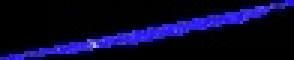
#> input picture CNN_AI/Segmentacion/Azul R2.jpg, 98 x 20 px, found by its file name (shown 3 times larger)
$ python seg2.py
#> lines starting #> are read from the running program, lines starting #| are printed output that depends on the picture; after the words box and inside, x2 and y2 are one past the last pixel; in counts of white or black regions, pixels touching at a corner belong together
import cv2
import numpy as np
import matplotlib.pyplot as plt

# Leer la imagen
img = cv2.imread("data/Azul R2.jpg")
#> img is the input picture: shape (20, 98, 3); mean B, G, R 42.6, 7, 9.4
hsv_img = cv2.cvtColor(img, cv2.COLOR_BGR2HSV)
#> hsv_img: shape (20, 98, 3); mean H, S, V 68.1, 163.6, 42.8

# Definir rangos de color para cian, azul, azul cielo
lower_cyan = np.array([80, 80, 100])
upper_cyan = np.array([100, 255, 255])
mask_cyan = cv2.inRange(hsv_img, lower_cyan, upper_cyan)
#> mask_cyan: shape (20, 98); every value is 0

lower_blue = np.array([60, 60, 100])
upper_blue = np.array([109, 255, 255])
mask_blue = cv2.inRange(hsv_img, lower_blue, upper_blue)

lower_skyblue = np.array([90, 50, 100])
upper_skyblue = np.array([120, 255, 255])
mask_blue_sky = cv2.inRange(hsv_img, lower_skyblue, upper_skyblue)
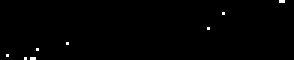
#> mask_blue_sky: shape (20, 98) (shown 3 times larger); 0.51% white in thin lines or dots

# Crear una máscara para el fondo (en este caso azul, según el rango que has dado)
lower_background = np.array([100, 100, 100])
upper_background = np.array([140, 255, 255])
mask_background = cv2.inRange(hsv_img, lower_background, upper_background)
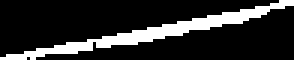
#> mask_background: shape (20, 98) (shown 3 times larger); 17% white; 1 white region, box (x1, y1, x2, y2) and area: (0, 0, 98, 20) 334

# Dilatar y erode las máscaras para limpiar y mejorar la segmentación
kernel = np.ones((5,5), np.uint8)

# Erosión y dilatación en las máscaras
mask_cyan = cv2.dilate(mask_cyan, kernel, iterations=2)
mask_blue = cv2.dilate(mask_blue, kernel, iterations=2)
mask_blue_sky = cv2.dilate(mask_blue_sky, kernel, iterations=2)
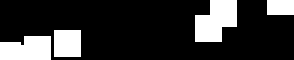
#> mask_blue_sky: shape (20, 98) (shown 3 times larger); 19.9% white; 4 white regions, box (x1, y1, x2, y2) and area: (65, 0, 79, 14) 146, (0, 12, 17, 20) 119, (18, 10, 27, 19) 81, (89, 0, 98, 5) 45

# Sumar las máscaras de cian, azul y azul cielo
mask_sum = mask_blue + mask_cyan + mask_blue_sky
mask_sum = np.clip(mask_sum, 0, 255)  # Asegurar que no se pase de 255

# Aplicar la máscara combinada de colores
segmented_img = cv2.bitwise_and(img, img, mask=mask_sum)
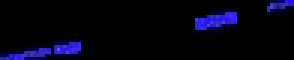
#> segmented_img: shape (20, 98, 3) (shown 3 times larger); mean B, G, R 17.5, 2.7, 3.7

# Hacer el fondo negro utilizando la máscara de fondo
background_black = cv2.bitwise_and(img, img, mask=mask_background)
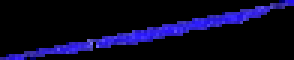
#> background_black: shape (20, 98, 3) (shown 3 times larger); mean B, G, R 35, 6.6, 9
background_black[:] = 0  # Establecer los píxeles del fondo a negro
#> background_black: shape (20, 98, 3); 17.04% of pixels changed, all inside (x1, y1, x2, y2) = (0, 0, 98, 20)

# Combinar la imagen segmentada con el fondo negro
final_result = cv2.bitwise_or(segmented_img, background_black)

# Convertir BGR a RGB para visualizar con matplotlib
final_rgb = cv2.cvtColor(final_result, cv2.COLOR_BGR2RGB)

# Mostrar el resultado final
plt.figure(figsize=(10, 5))
plt.imshow(final_rgb)
plt.title("Segmentación con fondo negro")
plt.axis("off")
plt.show()
